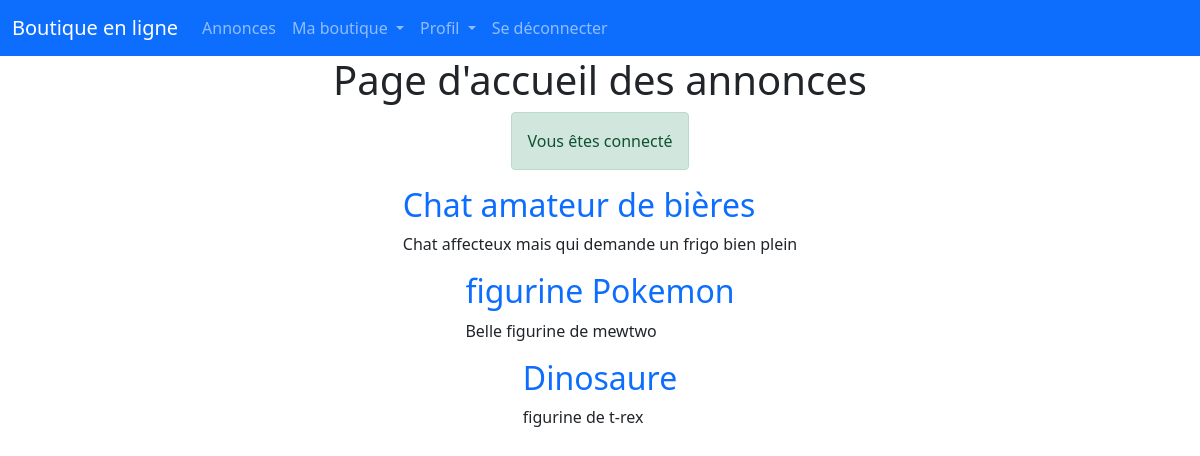
Screenshot of /annonce (signed in) with the database file from the repository.
### tables this page shows
CREATE TABLE IF NOT EXISTS `annonce` (
  `id` int(11) NOT NULL AUTO_INCREMENT,
  `titre` varchar(255) NOT NULL,
  `description` longtext NOT NULL,
  `poids` float NOT NULL,
  `prix` int(11) NOT NULL,
  `stock` int(11) DEFAULT NULL,
  `create_at` datetime NOT NULL DEFAULT CURRENT_TIMESTAMP,
  `categorie_id` int(11) NOT NULL,
  `user_id` int(11) DEFAULT NULL,
  `boutique_pro_id` int(11) DEFAULT NULL,
  `boutique_particulier_id` int(11) DEFAULT NULL,
  PRIMARY KEY (`id`),
  KEY `users_id` (`user_id`),
  KEY `boutiques_pro_id` (`boutique_pro_id`,`boutique_particulier_id`),
  KEY `user_id` (`user_id`,`boutique_pro_id`,`boutique_particulier_id`),
  KEY `annonce_ibfk_1` (`boutique_particulier_id`),
  KEY `categorie_id` (`categorie_id`)
);

### Controllers/Controller.php (called while the page is built, shortened)
<?php
abstract class Controller
{
    public function render(string $fichier, array $donnees = [], string $template = 'default')
    {
        extract($donnees);
        require_once ROOT.'/views/'.$fichier.'.php';
    }
}

### Controllers/AnnonceController.php (called while the page is built, shortened)
<?php
class AnnonceController extends Controller
{
    public function index()
    {
        $annonce = new AnnonceModel;
        $annonces = $annonce->findAll();
        $this->render('annonce/index', compact('annonces'));
    }
}

### index.php (called while the page is built, shortened)
<?php
$app = new Main();
$app->start();

### Models/AnnonceModel.php (called while the page is built, shortened)
<?php
class AnnonceModel extends Model
{
    public function __construct()
    {
        $this->table = 'annonce';
    }
}

### Core/Db.php (called while the page is built, shortened)
<?php
class Db extends PDO
{
    private static $instance;
    private function __construct()
    {
        $_dsn = 'mysql:dbname='. self::DBNAME . ';host=' . self::DBHOST;
    }
    public static function getInstance():self
    {
        if(self::$instance === null){
            self::$instance = new self();
        }
        return self::$instance;
    }
}

### Models/Model.php (called while the page is built, shortened)
<?php
class Model extends Db
{
    protected $table;
    public function findAll()
    {
        $query = $this->requete('SELECT * FROM ' . $this->table);
        return $query->fetchAll();
    }
    public function requete(string $sql, array $attributs = null)
    {
        $this->db = Db::getInstance();
        if ($attributs !== null) {
            $query = $this->db->prepare($sql);
            $query->execute($attributs);
            return $query;
        } else {
            return $this->db->query($sql);
        }
    }
}

### Views/annonce/index.php (the view)
<h1>Page d'accueil des annonces</h1>
<?php
if (isset($_SESSION['success'])) : ?>
    <div class="alert alert-success text-center" role="alert">
        <?php echo $_SESSION['success'];
        unset($_SESSION['success']) ?>
    </div>
    <?php endif;
foreach ($annonces as $annonce) :
    if ($annonce->boutique_pro_id == null) {
        ?>
        <article>
            <h2><a href="<?php ACCUEIL  ?>annoncevoir/voirpar/<?= $annonce->id ?>"><?= $annonce->titre ?></a></h2>
            <p><?= $annonce->description ?></p>
        </article>
        <?php
    }else {
        ?>
        <article>
            <h2><a href="<?php ACCUEIL  ?>annoncevoir/voirpro/<?= $annonce->id ?>"><?= $annonce->titre ?></a></h2>
            <p><?= $annonce->description ?></p>
        </article>
        <?php
    }
 endforeach ?>

### public/css/style.css (style rules this page uses)
*, a { box-sizing: border-box; margin: 0; text-decoration: none; }

### rows the page displays
annonce: titre "Chat amateur de bières", description "Chat affecteux mais qui demande un frigo bien plein"
annonce: titre "figurine Pokemon", description "Belle figurine de mewtwo"
annonce: titre "Dinosaure", description "figurine de t-rex"

### other values shown
$_SESSION['success'] "Vous êtes connecté"
